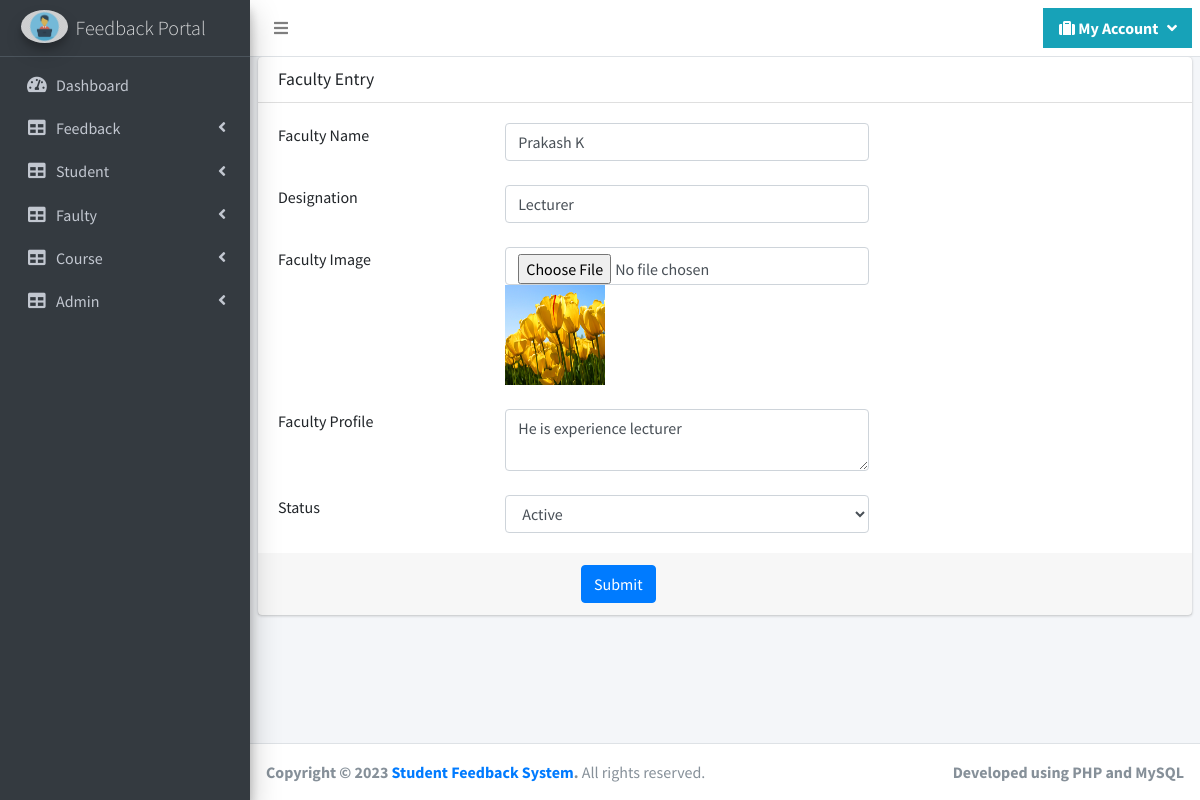
/aman/faculty.php?editid=1 (signed in), run on the app's committed database.
### tables this page shows
CREATE TABLE `faculty` (
  `faculty_id` bigint(20) NOT NULL,
  `faculty_name` varchar(25) NOT NULL,
  `faculty_designation` varchar(30) NOT NULL,
  `faculty_img` varchar(300) NOT NULL,
  `faculty_profile` text NOT NULL,
  `faculty_status` varchar(15) NOT NULL
);

### aman/faculty.php (the view, shortened to what this page needs)
<?php
include("header.php");
if(isset($_GET['editid']))
{
	$sqledit = "SELECT * FROM faculty where faculty_id='".$_GET['editid']."'";
	$qsqledit = mysqli_query($con,$sqledit);
	$rsedit = mysqli_fetch_array($qsqledit);
}
?>
  <div class="content-wrapper">
    <section class="content">
<form method="post" action="" onsubmit="return confirmvalidation()" enctype="multipart/form-data">
      <div class="card">
        <div class="card-header">
          <h3 class="card-title">Faculty Entry</h3>
        </div>
        <div class="card-body">
<div class="row">
	<div class="col-md-3">Faculty Name</div>
	<div class="col-md-5">
		<input type="text" class="form-control" name="faculty_name" id="faculty_name" value="<?php if(isset($rsedit['faculty_name'])) { echo $rsedit['faculty_name']; } ?>"  />
	</div>
	<div class="col-md-4"><span class="errmsg flash" id="errfaculty_name" style="color: red;"></span></div>
</div>
<br>
<div class="row">
	<div class="col-md-3">Designation</div>
	<div class="col-md-5">
		<input type="text" class="form-control" name="faculty_designation" id="faculty_designation" value="<?php if(isset($rsedit['faculty_designation'])) { echo $rsedit['faculty_designation']; } ?>"  />
	</div>
	<div class="col-md-4"><span class="errmsg flash" id="errfaculty_designation" style="color: red;"></span></div>
</div>
<br>
<div class="row">
	<div class="col-md-3">Faculty Image</div>
	<div class="col-md-5">
		<input type="file" class="form-control" name="faculty_img" id="faculty_img" value="<?php if(isset($rsedit['faculty_img'])) { echo $rsedit['faculty_img']; } ?>"  />
		<?php
		if(file_exists("imgfaculty/".$rsedit['faculty_img']))
		{
			$imgname = "imgfaculty/".$rsedit['faculty_img'];
		}
		else
		{
			$imgname = "images/defaultimg.png";
		}
		?>
		<img src='<?php echo $imgname; ?>' style='width: 100px;height: 100px;'>
	</div>
	<div class="col-md-4"><span class="errmsg flash" id="errfaculty_img" style="color: red;"></span></div>
</div>
<br>
<div class="row">
	<div class="col-md-3">Faculty Profile</div>
	<div class="col-md-5">
		<textarea class="form-control" name="faculty_profile" id="faculty_profile" ><?php if(isset($rsedit['faculty_profile'])) { echo $rsedit['faculty_profile']; } ?></textarea>
	</div>
	<div class="col-md-4"><span class="errmsg flash" id="errfaculty_profile" style="color: red;"></span></div>
</div>
<br>
<div class="row">
	<div class="col-md-3">Status</div>
	<div class="col-md-5">
		<select class="form-control" name="faculty_status" id="faculty_status">
		<?php
		 $arr  = array("Active","Inactive");
		 foreach($arr as $val)
			{
				if($rsedit['faculty_status'] == $val)
				{
				echo "<option value='$val' selected>$val</option>";
				}
				else
				{
				echo "<option value='$val'>$val</option>";
				}
			}
		?>
		</select>
	</div>
	<div class="col-md-4"><span class="errmsg flash" id="errfaculty_status" style="color: red;"></span></div>
</div>
        </div>
        <div class="card-footer">
<div class="row">
	<div class="col-md-4"></div>
	<div class="col-md-5">
		<input class="btn btn-primary"  type="submit" name="submit" id="submit" value="Submit">
	</div>
</div>
        </div>
      </div>
</form>
    </section>
  </div>
<?php
include("footer.php");
?>
</div>
</body>
</html>

### data on the page
faculty: faculty_name "Prakash K", faculty_designation "Lecturer", faculty_img (picture), faculty_profile "He is experience lecturer", faculty_status "Active"
